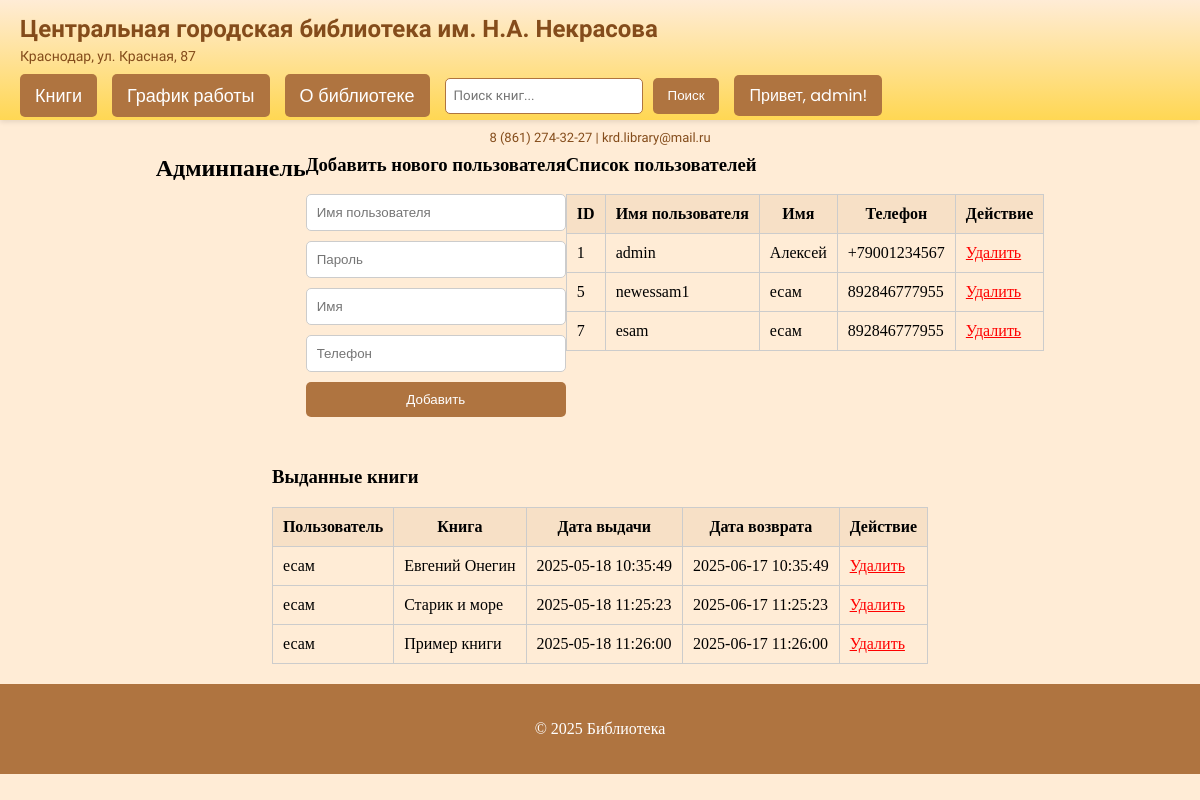
/admin.php (signed in), run on the app's committed database.
### tables this page shows
CREATE TABLE `users` (
  `ID` int(11) NOT NULL,
  `Username` varchar(50) NOT NULL,
  `Password` varchar(255) NOT NULL,
  `IsAdmin` tinyint(4) NOT NULL DEFAULT '0'
);

### admin.php (the view, shortened to what this page needs)
<?php
$connect = new mysqli(SERVERNAME, DB_LOGIN, DB_PASSWORD, DB_NAME);
$users = [];
$stmt = $connect->prepare("SELECT u.ID, u.Username, u.IsAdmin, p.Имя AS name, p.Телефон AS phone
                          FROM users u
                          LEFT JOIN пользователь p ON u.ID = p.ID");
$stmt->execute();
$result = $stmt->get_result();
while ($row = $result->fetch_assoc()) {
    $users[] = $row;
}
$loans = [];
$stmt = $connect->prepare("SELECT вк.ID, p.Имя AS user_name, k.Название AS book_title, вк.Дата_и_время_выдачи AS issue_date, вк.Дата_и_время_сдачи AS due_date
                          FROM выданная_книга вк
                          JOIN пользователь p ON вк.ID_Пользователя = p.ID
                          JOIN экземпляр_книги эк ON вк.ID_экземпляра_книги = эк.ID
                          JOIN книга k ON эк.ID_книги = k.ID");
$stmt->execute();
$result = $stmt->get_result();
while ($row = $result->fetch_assoc()) {
    $loans[] = $row;
}
?>
<?php include 'header.php'; ?>
<main>
    <h2>Админпанель</h2>
    <section style="margin-bottom: 30px;">
        <h3>Добавить нового пользователя</h3>
        <form method="POST" style="display: flex; flex-direction: column; gap: 10px; max-width: 400px;">
            <input type="text" name="username" placeholder="Имя пользователя" required style="padding: 10px; border: 1px solid #ccc; border-radius: 5px;">
            <input type="password" name="password" placeholder="Пароль" required style="padding: 10px; border: 1px solid #ccc; border-radius: 5px;">
            <input type="text" name="name" placeholder="Имя" required style="padding: 10px; border: 1px solid #ccc; border-radius: 5px;">
            <input type="text" name="phone" placeholder="Телефон" required style="padding: 10px; border: 1px solid #ccc; border-radius: 5px;">
            <button type="submit" style="background: #af7440; color: white; padding: 10px; border: none; border-radius: 5px; cursor: pointer;">Добавить</button>
        </form>
    </section>
    <section style="margin-bottom: 30px;">
        <h3>Список пользователей</h3>
        <?php if (empty($users)) { ?>
            <p>Пользователи отсутствуют.</p>
        <?php } else { ?>
            <table style="width: 100%; border-collapse: collapse; margin-top: 10px;">
                <thead>
                    <tr style="background-color: rgba(175, 116, 64, 0.1);">
                        <th style="border: 1px solid #ccc; padding: 10px;">ID</th>
                        <th style="border: 1px solid #ccc; padding: 10px;">Имя пользователя</th>
                        <th style="border: 1px solid #ccc; padding: 10px;">Имя</th>
                        <th style="border: 1px solid #ccc; padding: 10px;">Телефон</th>
                        <th style="border: 1px solid #ccc; padding: 10px;">Действие</th>
                    </tr>
                </thead>
                <tbody>
                    <?php foreach ($users as $user) { ?>
                        <tr>
                            <td style="border: 1px solid #ccc; padding: 10px;"><?php echo $user['ID']; ?></td>
                            <td style="border: 1px solid #ccc; padding: 10px;"><?php echo htmlspecialchars($user['Username']); ?></td>
                            <td style="border: 1px solid #ccc; padding: 10px;"><?php echo htmlspecialchars($user['name']); ?></td>
                            <td style="border: 1px solid #ccc; padding: 10px;"><?php echo htmlspecialchars($user['phone']); ?></td>
                            <td style="border: 1px solid #ccc; padding: 10px;">
                                <a href="admin.php?delete_user=<?php echo $user['ID']; ?>" style="color: red;" onclick="return confirm('Вы уверены, что хотите удалить пользователя?');">Удалить</a>
                            </td>
                        </tr>
                    <?php } ?>
                </tbody>
            </table>
        <?php } ?>
    </section>
    <section>
        <h3>Выданные книги</h3>
        <?php if (empty($loans)) { ?>
            <p>Нет выданных книг.</p>
        <?php } else { ?>
            <table style="width: 100%; border-collapse: collapse; margin-top: 10px;">
                <thead>
                    <tr style="background-color: rgba(175, 116, 64, 0.1);">
                        <th style="border: 1px solid #ccc; padding: 10px;">Пользователь</th>
                        <th style="border: 1px solid #ccc; padding: 10px;">Книга</th>
                        <th style="border: 1px solid #ccc; padding: 10px;">Дата выдачи</th>
                        <th style="border: 1px solid #ccc; padding: 10px;">Дата возврата</th>
                        <th style="border: 1px solid #ccc; padding: 10px;">Действие</th>
                    </tr>
                </thead>
                <tbody>
                    <?php foreach ($loans as $loan) { ?>
                        <tr>
                            <td style="border: 1px solid #ccc; padding: 10px;"><?php echo htmlspecialchars($loan['user_name']); ?></td>
                            <td style="border: 1px solid #ccc; padding: 10px;"><?php echo htmlspecialchars($loan['book_title']); ?></td>
                            <td style="border: 1px solid #ccc; padding: 10px;"><?php echo htmlspecialchars($loan['issue_date']); ?></td>
                            <td style="border: 1px solid #ccc; padding: 10px;"><?php echo htmlspecialchars($loan['due_date']); ?></td>
                            <td style="border: 1px solid #ccc; padding: 10px;">
                                <a href="admin.php?delete_loan=<?php echo $loan['ID']; ?>" style="color: red;" onclick="return confirm('Вы уверены, что хотите удалить запись о выдаче?');">Удалить</a>
                            </td>
                        </tr>
                    <?php } ?>
                </tbody>
            </table>
        <?php } ?>
    </section>
</main>
<footer style="text-align: center; padding: 20px; background-color: #af7440; color: white; margin-top: 20px;">
    <p>© 2025 Библиотека</p>
</footer>
</body>
</html>

### main.css (style rules this page uses)
body { width: 100%; max-width: 2000px; margin: auto; padding: 0; background-color: rgb(255, 236, 214); }
main { display: flex; flex-wrap: wrap; justify-content: center; margin-top: 15px; }
footer { height: 50px; }

### data on the page
users: ID "1", Username "admin", пользователь.Имя "Алексей", пользователь.Телефон "+79001234567"
users: ID "5", Username "newessam1", пользователь.Имя "есам", пользователь.Телефон "892846777955"
users: ID "7", Username "esam", пользователь.Имя "есам", пользователь.Телефон "892846777955"

### other printed values
$username "admin"
$loan['user_name'] "есам"
$loan['book_title'] "Евгений Онегин"
$loan['issue_date'] "2025-05-18 10:35:49"
$loan['due_date'] "2025-06-17 10:35:49"
$loan['book_title'] "Старик и море"
$loan['issue_date'] "2025-05-18 11:25:23"
$loan['due_date'] "2025-06-17 11:25:23"
$loan['book_title'] "Пример книги"
$loan['issue_date'] "2025-05-18 11:26:00"
$loan['due_date'] "2025-06-17 11:26:00"
